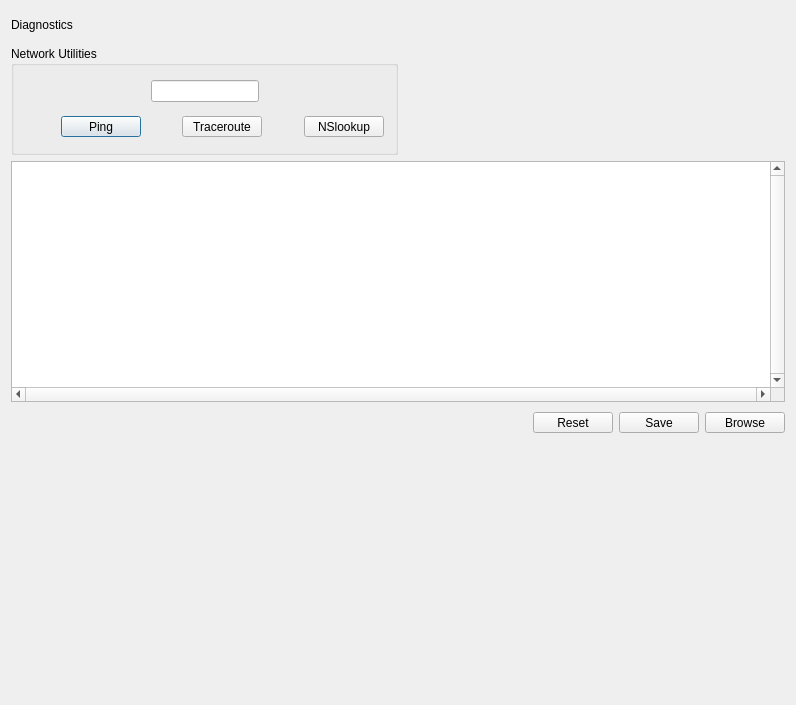
<?xml version="1.0" encoding="UTF-8"?>
<ui version="4.0">
 <class>Diagnostics</class>
 <widget class="QDialog" name="Diagnostics">
  <property name="geometry">
   <rect>
    <x>0</x>
    <y>0</y>
    <width>796</width>
    <height>705</height>
   </rect>
  </property>
  <property name="windowTitle">
   <string>Wavesight | Diagnostics</string>
  </property>
  <layout class="QVBoxLayout" name="verticalLayout">
   <item>
    <layout class="QHBoxLayout" name="horizontalLayout_4">
     <item>
      <widget class="QLabel" name="label_Diagnostics">
       <property name="maximumSize">
        <size>
         <width>91</width>
         <height>21</height>
        </size>
       </property>
       <property name="styleSheet">
        <string notr="true">font: 75 italic 12pt &quot;Century Schoolbook L&quot;
</string>
       </property>
       <property name="frameShadow">
        <enum>QFrame::Plain</enum>
       </property>
       <property name="text">
        <string>Diagnostics</string>
       </property>
       <property name="textFormat">
        <enum>Qt::RichText</enum>
       </property>
       <property name="scaledContents">
        <bool>false</bool>
       </property>
      </widget>
     </item>
     <item>
      <spacer name="horizontalSpacer_13">
       <property name="maximumSize">
        <size>
         <width>28</width>
         <height>29</height>
        </size>
       </property>
       <property name="orientation">
        <enum>Qt::Horizontal</enum>
       </property>
       <property name="sizeHint" stdset="0">
        <size>
         <width>25</width>
         <height>20</height>
        </size>
       </property>
      </spacer>
     </item>
    </layout>
   </item>
   <item>
    <layout class="QHBoxLayout" name="horizontalLayout_5">
     <item>
      <widget class="QGroupBox" name="groupBox_NetworkUtilities">
       <property name="maximumSize">
        <size>
         <width>531</width>
         <height>141</height>
        </size>
       </property>
       <property name="font">
        <font/>
       </property>
       <property name="styleSheet">
        <string notr="true">font: 9pt &quot;Sans Serif&quot;;</string>
       </property>
       <property name="title">
        <string>Network Utilities</string>
       </property>
       <layout class="QVBoxLayout" name="verticalLayout_2">
        <item>
         <layout class="QHBoxLayout" name="horizontalLayout">
          <item>
           <spacer name="horizontalSpacer_8">
            <property name="maximumSize">
             <size>
              <width>28</width>
              <height>29</height>
             </size>
            </property>
            <property name="orientation">
             <enum>Qt::Horizontal</enum>
            </property>
            <property name="sizeHint" stdset="0">
             <size>
              <width>25</width>
              <height>20</height>
             </size>
            </property>
           </spacer>
          </item>
          <item>
           <spacer name="horizontalSpacer_7">
            <property name="maximumSize">
             <size>
              <width>28</width>
              <height>29</height>
             </size>
            </property>
            <property name="orientation">
             <enum>Qt::Horizontal</enum>
            </property>
            <property name="sizeHint" stdset="0">
             <size>
              <width>25</width>
              <height>20</height>
             </size>
            </property>
           </spacer>
          </item>
          <item>
           <widget class="QLineEdit" name="lineEdit_Address">
            <property name="maximumSize">
             <size>
              <width>141</width>
              <height>22</height>
             </size>
            </property>
           </widget>
          </item>
          <item>
           <spacer name="horizontalSpacer_6">
            <property name="maximumSize">
             <size>
              <width>28</width>
              <height>29</height>
             </size>
            </property>
            <property name="orientation">
             <enum>Qt::Horizontal</enum>
            </property>
            <property name="sizeHint" stdset="0">
             <size>
              <width>25</width>
              <height>20</height>
             </size>
            </property>
           </spacer>
          </item>
          <item>
           <spacer name="horizontalSpacer_9">
            <property name="maximumSize">
             <size>
              <width>28</width>
              <height>29</height>
             </size>
            </property>
            <property name="orientation">
             <enum>Qt::Horizontal</enum>
            </property>
            <property name="sizeHint" stdset="0">
             <size>
              <width>25</width>
              <height>20</height>
             </size>
            </property>
           </spacer>
          </item>
         </layout>
        </item>
        <item>
         <layout class="QHBoxLayout" name="horizontalLayout_2">
          <item>
           <spacer name="horizontalSpacer_10">
            <property name="maximumSize">
             <size>
              <width>28</width>
              <height>29</height>
             </size>
            </property>
            <property name="orientation">
             <enum>Qt::Horizontal</enum>
            </property>
            <property name="sizeHint" stdset="0">
             <size>
              <width>25</width>
              <height>20</height>
             </size>
            </property>
           </spacer>
          </item>
          <item>
           <widget class="QPushButton" name="pushButton_1">
            <property name="maximumSize">
             <size>
              <width>80</width>
              <height>21</height>
             </size>
            </property>
            <property name="styleSheet">
             <string notr="true">font: 8pt &quot;Sans Serif&quot;;</string>
            </property>
            <property name="text">
             <string>Ping</string>
            </property>
           </widget>
          </item>
          <item>
           <spacer name="horizontalSpacer">
            <property name="maximumSize">
             <size>
              <width>28</width>
              <height>29</height>
             </size>
            </property>
            <property name="orientation">
             <enum>Qt::Horizontal</enum>
            </property>
            <property name="sizeHint" stdset="0">
             <size>
              <width>40</width>
              <height>20</height>
             </size>
            </property>
           </spacer>
          </item>
          <item>
           <widget class="QPushButton" name="pushButton_11">
            <property name="maximumSize">
             <size>
              <width>80</width>
              <height>21</height>
             </size>
            </property>
            <property name="styleSheet">
             <string notr="true">font: 8pt &quot;Sans Serif&quot;;</string>
            </property>
            <property name="text">
             <string>Traceroute</string>
            </property>
           </widget>
          </item>
          <item>
           <spacer name="horizontalSpacer_4">
            <property name="maximumSize">
             <size>
              <width>28</width>
              <height>29</height>
             </size>
            </property>
            <property name="orientation">
             <enum>Qt::Horizontal</enum>
            </property>
            <property name="sizeHint" stdset="0">
             <size>
              <width>40</width>
              <height>20</height>
             </size>
            </property>
           </spacer>
          </item>
          <item>
           <widget class="QPushButton" name="pushButton_12">
            <property name="maximumSize">
             <size>
              <width>80</width>
              <height>21</height>
             </size>
            </property>
            <property name="styleSheet">
             <string notr="true">font: 8pt &quot;Sans Serif&quot;;</string>
            </property>
            <property name="text">
             <string>NSlookup</string>
            </property>
           </widget>
          </item>
         </layout>
        </item>
       </layout>
      </widget>
     </item>
     <item>
      <spacer name="horizontalSpacer_14">
       <property name="maximumSize">
        <size>
         <width>28</width>
         <height>29</height>
        </size>
       </property>
       <property name="orientation">
        <enum>Qt::Horizontal</enum>
       </property>
       <property name="sizeHint" stdset="0">
        <size>
         <width>25</width>
         <height>20</height>
        </size>
       </property>
      </spacer>
     </item>
    </layout>
   </item>
   <item>
    <widget class="QTextEdit" name="diagnosticresultText">
     <property name="verticalScrollBarPolicy">
      <enum>Qt::ScrollBarAlwaysOn</enum>
     </property>
     <property name="horizontalScrollBarPolicy">
      <enum>Qt::ScrollBarAlwaysOn</enum>
     </property>
    </widget>
   </item>
   <item>
    <layout class="QHBoxLayout" name="horizontalLayout_3">
     <item>
      <spacer name="horizontalSpacer_12">
       <property name="maximumSize">
        <size>
         <width>28</width>
         <height>29</height>
        </size>
       </property>
       <property name="orientation">
        <enum>Qt::Horizontal</enum>
       </property>
       <property name="sizeHint" stdset="0">
        <size>
         <width>25</width>
         <height>20</height>
        </size>
       </property>
      </spacer>
     </item>
     <item>
      <spacer name="horizontalSpacer_11">
       <property name="maximumSize">
        <size>
         <width>28</width>
         <height>29</height>
        </size>
       </property>
       <property name="orientation">
        <enum>Qt::Horizontal</enum>
       </property>
       <property name="sizeHint" stdset="0">
        <size>
         <width>25</width>
         <height>20</height>
        </size>
       </property>
      </spacer>
     </item>
     <item>
      <spacer name="horizontalSpacer_5">
       <property name="orientation">
        <enum>Qt::Horizontal</enum>
       </property>
       <property name="sizeHint" stdset="0">
        <size>
         <width>40</width>
         <height>20</height>
        </size>
       </property>
      </spacer>
     </item>
     <item>
      <widget class="QPushButton" name="pushButton_6">
       <property name="maximumSize">
        <size>
         <width>80</width>
         <height>21</height>
        </size>
       </property>
       <property name="styleSheet">
        <string notr="true">font: 8pt &quot;Sans Serif&quot;;</string>
       </property>
       <property name="text">
        <string>Reset</string>
       </property>
      </widget>
     </item>
     <item>
      <widget class="QPushButton" name="pushButton_5">
       <property name="maximumSize">
        <size>
         <width>80</width>
         <height>21</height>
        </size>
       </property>
       <property name="styleSheet">
        <string notr="true">font: 8pt &quot;Sans Serif&quot;;</string>
       </property>
       <property name="text">
        <string>Save</string>
       </property>
      </widget>
     </item>
     <item>
      <widget class="QPushButton" name="pushButton_4">
       <property name="maximumSize">
        <size>
         <width>80</width>
         <height>21</height>
        </size>
       </property>
       <property name="styleSheet">
        <string notr="true">font: 8pt &quot;Sans Serif&quot;;</string>
       </property>
       <property name="text">
        <string>Browse</string>
       </property>
      </widget>
     </item>
    </layout>
   </item>
   <item>
    <spacer name="verticalSpacer_2">
     <property name="orientation">
      <enum>Qt::Vertical</enum>
     </property>
     <property name="sizeHint" stdset="0">
      <size>
       <width>20</width>
       <height>257</height>
      </size>
     </property>
    </spacer>
   </item>
  </layout>
 </widget>
 <layoutdefault spacing="6" margin="11"/>
 <resources/>
 <connections/>
</ui>
